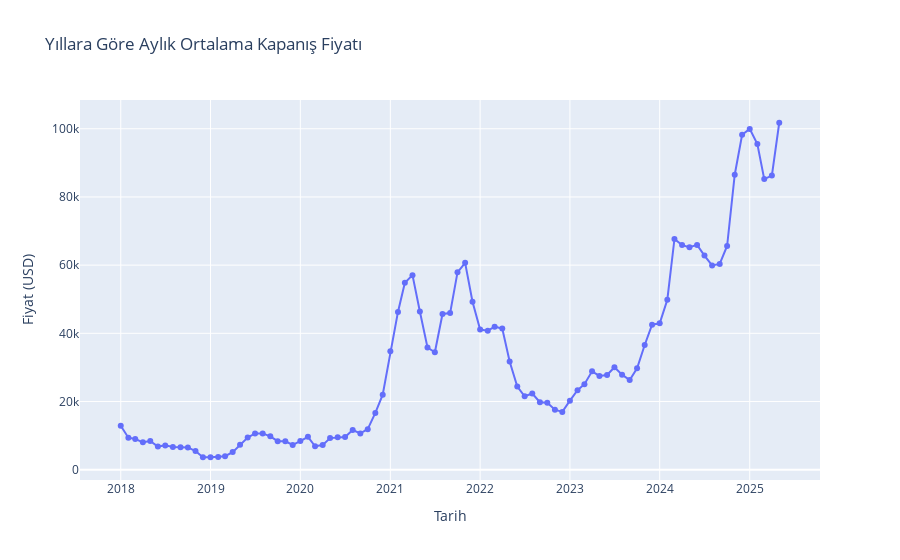

The notebook cell saved with this chart:
### Code cell
import plotly.express as px

monthly_avg_df = df.groupby(['Year', 'Month'])['Close'].mean().reset_index()
monthly_avg_df['Tarih'] = pd.to_datetime(monthly_avg_df['Year'].astype(str) + '-' + monthly_avg_df['Month'].astype(str))

fig = px.line(monthly_avg_df, x='Tarih', y='Close', title='Yıllara Göre Aylık Ortalama Kapanış Fiyatı',
              labels={'Close': 'Fiyat (USD)'}, markers=True)
fig.show()
